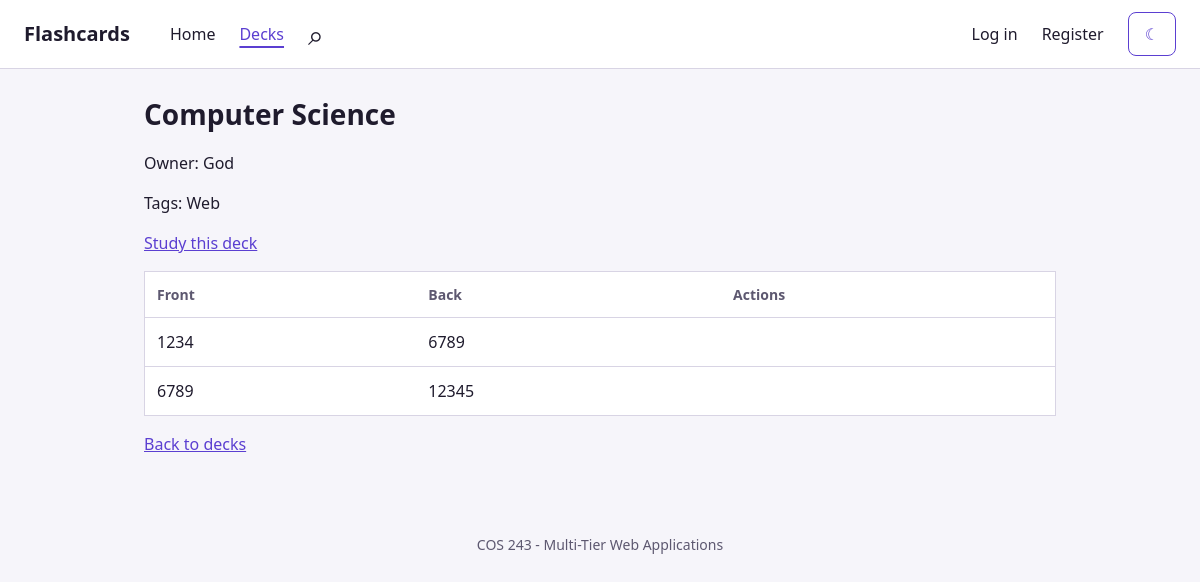
Page /decks/1 on the earlier database version.
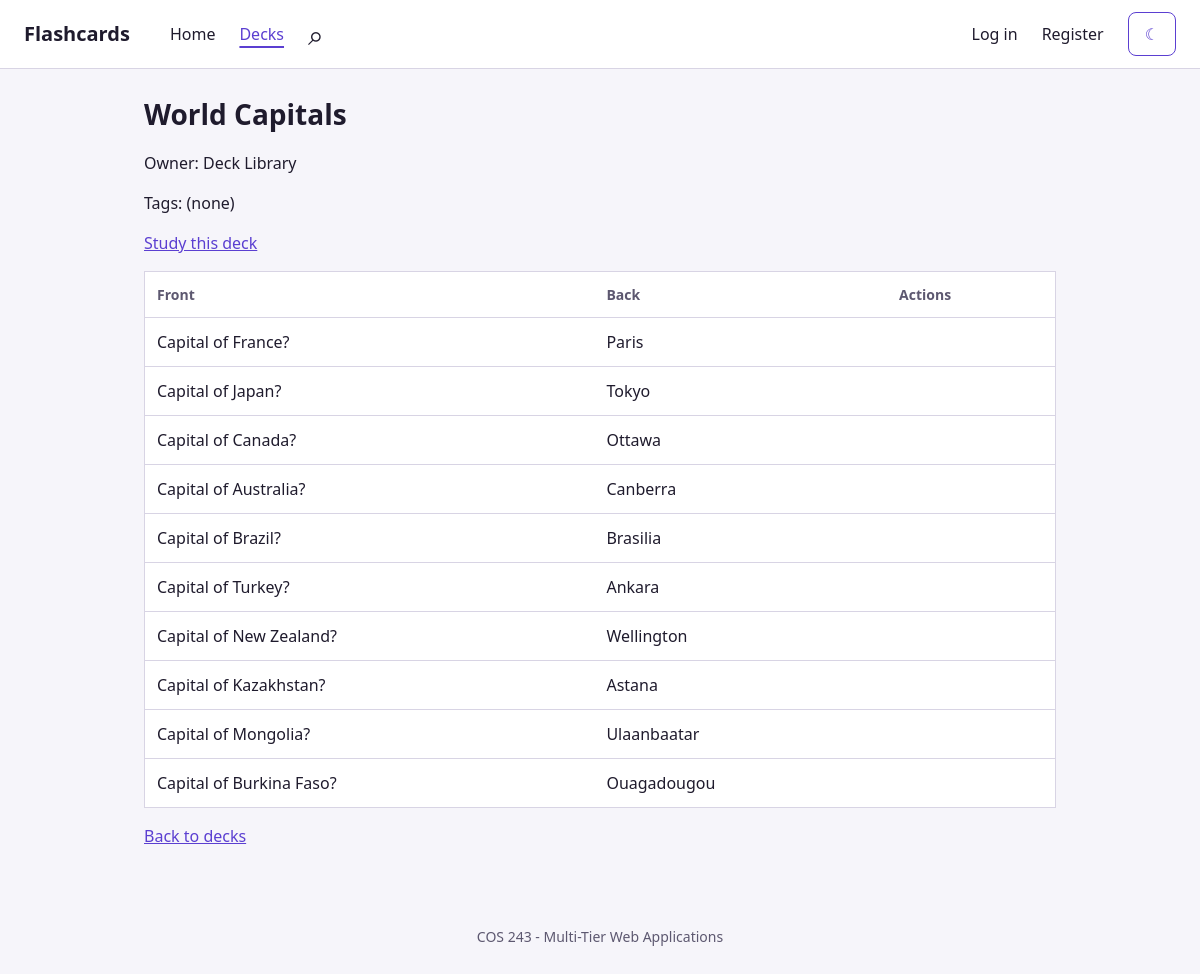
Same page on the later database version.
### models.py (models this page shows)
class Deck(SQLModel, table=True):
    id: Optional[int] = Field(default=None, primary_key=True)
    title: str
    description: Optional[str] = None
    User_id: int = Field(foreign_key="user.id")
    Visibility: bool = Field(default=False)
    created_at: datetime = Field(
       default=None,
       nullable=False,
       sa_column_kwargs={"server_default": sa.func.now()},
    )
    updated_at: datetime = Field(
       default=None,
       nullable=False,
       sa_column_kwargs={"server_default": sa.func.now(), "onupdate": sa.func.now()},
    )
    archived_at: Optional[datetime] = None
    tags: list["Tag"] = Relationship(
        back_populates="decks", link_model=DeckTagLink
    )

class User(SQLModel, table=True):
    id: Optional[int] = Field(default=None, primary_key=True)
    Username: str = ""
    First_name: str = ""
    Last_name: str = ""
    email: str = Field(unique=True)
    password_hash: Optional[str] = None
    Location: str = ""
    Timezone: str = ""
    Created_at: datetime = Field(default_factory=utc_now)

class Tag(SQLModel, table=True):
    id: Optional[int] = Field(default=None, primary_key=True)
    User_id: int = Field(foreign_key="user.id")
    name: str
    Color: Optional[str] = None
    decks: list["Deck"] = Relationship(
        back_populates="tags", link_model=DeckTagLink
    )

class Card(SQLModel, table=True):
    id: Optional[int] = Field(default=None, primary_key=True)
    Front: str
    Rear: str
    Deck_id: int = Field(foreign_key="deck.id")
    Card_type: Optional[str] = None
    Created_at: datetime = Field(
       default=None,
       nullable=False,
       sa_column_kwargs={"server_default": sa.func.now()},
    )
    Updated_at: datetime = Field(
       default=None,
       nullable=False,
       sa_column_kwargs={"server_default": sa.func.now(), "onupdate": sa.func.now()},
    )
    suspended: bool = Field(default=False)
    difficulty: int = Field(default=3, sa_column_kwargs={"server_default": "3"})
    display_name: Optional[str] = None

### web/routes.py (the view)
@router.get("/decks/{deck_id}")
def deck_detail_page(
    deck_id: int,
    request: Request,
    user: Optional[User] = Depends(get_current_user),
    session: Session = Depends(get_session),
):
    deck = session.get(Deck, deck_id)
    if not deck:
        raise HTTPException(status_code=404, detail="Deck not found")
    is_owner = user is not None and deck.User_id == user.id
    if not deck.Visibility and not is_owner:
        raise HTTPException(status_code=404, detail="Deck not found")
    owner = session.get(User, deck.User_id)
    cards = session.exec(select(Card).where(Card.Deck_id == deck_id)).all()
    return templates.TemplateResponse(
        request=request,
        name="decks/detail.html",
        context={
            "deck": {
                "id": deck.id,
                "title": deck.title,
                "username": owner.Username if owner else "(unknown)",
                "tags": ", ".join(tag.name for tag in deck.tags),
                "is_owner": is_owner,
            },
            "cards": [
                {"id": card.id, "front": card.Front, "back": card.Rear}
                for card in cards
            ],
            "active": "decks",
        },
    )

### templates/decks/detail.html (shortened to what this page needs)
{% extends "base.html" %}
{% block content %}
  <section>
    <h2>{{ deck.title }}</h2>
    <p>Owner: {{ deck.username }}</p>
    <p>Tags: {{ deck.tags | default('(none)', true) }}</p>
    <p><a href="/decks/{{ deck.id }}/study">Study this deck</a></p>
    <table id="cards" data-deck-id="{{ deck.id }}" data-owner="{{ 'yes' if deck.is_owner else 'no' }}" {% if not cards %}hidden{% endif %}>
      <thead>
        <tr>
          <th>Front</th>
          <th>Back</th>
          <th>Actions</th>
        </tr>
      </thead>
      <tbody>
        {% for card in cards %}
          <tr>
            <td><pre class="card-text">{{ card.front }}</pre></td>
            <td><pre class="card-text">{{ card.back }}</pre></td>
            <td>
            </td>
          </tr>
        {% endfor %}
      </tbody>
    </table>
    <p>
      <a href="/decks">Back to decks</a>
    </p>
  </section>
{% endblock %}

Differences in the rows shown:
removed User: username "God"
removed Tag: tags "Web"
removed Card: front "1234", back "6789"
removed Card: front "6789", back "12345"
changed Deck: title "Computer Science" → "World Capitals"
added User: username "Deck Library"
added Card: front "Capital of France?", back "Paris"
added Card: front "Capital of Japan?", back "Tokyo"
now on this page (row edited): Card: front "Capital of Canada?", back "Ottawa"
now on this page (row edited): Card: front "Capital of Australia?", back "Canberra"
now on this page (row edited): Card: front "Capital of Brazil?", back "Brasilia"
now on this page (row edited): Card: front "Capital of Turkey?", back "Ankara"
now on this page (row edited): Card: front "Capital of New Zealand?", back "Wellington"
now on this page (row edited): Card: front "Capital of Kazakhstan?", back "Astana"
now on this page (row edited): Card: front "Capital of Mongolia?", back "Ulaanbaatar"
now on this page (row edited): Card: front "Capital of Burkina Faso?", back "Ouagadougou"
Other differences:
{{ deck.tags | default('(none)', true) }}: (not shown) → "(none)"
